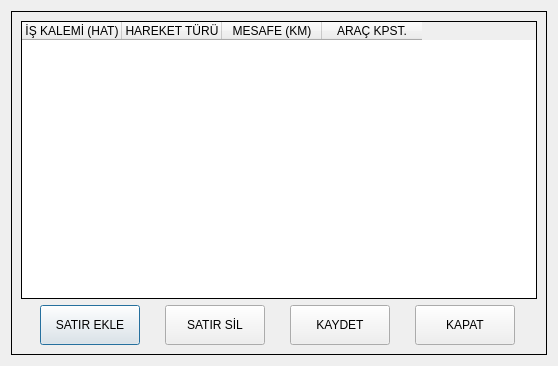
<?xml version="1.0" encoding="UTF-8"?>
<ui version="4.0">
 <class>main_dialog</class>
 <widget class="QDialog" name="main_dialog">
  <property name="geometry">
   <rect>
    <x>0</x>
    <y>0</y>
    <width>558</width>
    <height>366</height>
   </rect>
  </property>
  <property name="windowTitle">
   <string>İŞ KALEMİ EKLEME FORMU</string>
  </property>
  <layout class="QGridLayout" name="gridLayout_2">
   <item row="0" column="0">
    <widget class="QFrame" name="center_frame">
     <property name="frameShape">
      <enum>QFrame::Shape::Box</enum>
     </property>
     <property name="frameShadow">
      <enum>QFrame::Shadow::Plain</enum>
     </property>
     <layout class="QGridLayout" name="gridLayout">
      <item row="0" column="0">
       <widget class="QTableWidget" name="table_kalemler">
        <property name="frameShape">
         <enum>QFrame::Shape::Box</enum>
        </property>
        <property name="frameShadow">
         <enum>QFrame::Shadow::Plain</enum>
        </property>
        <column>
         <property name="text">
          <string>İŞ KALEMİ (HAT)</string>
         </property>
        </column>
        <column>
         <property name="text">
          <string>HAREKET TÜRÜ</string>
         </property>
        </column>
        <column>
         <property name="text">
          <string>MESAFE (KM)</string>
         </property>
        </column>
        <column>
         <property name="text">
          <string>ARAÇ KPST.</string>
         </property>
        </column>
       </widget>
      </item>
      <item row="1" column="0">
       <layout class="QHBoxLayout" name="horizontalLayout_2">
        <item>
         <widget class="QPushButton" name="btn_satir_ekle">
          <property name="sizePolicy">
           <sizepolicy hsizetype="Fixed" vsizetype="Fixed">
            <horstretch>0</horstretch>
            <verstretch>0</verstretch>
           </sizepolicy>
          </property>
          <property name="minimumSize">
           <size>
            <width>100</width>
            <height>40</height>
           </size>
          </property>
          <property name="maximumSize">
           <size>
            <width>100</width>
            <height>40</height>
           </size>
          </property>
          <property name="text">
           <string>SATIR EKLE</string>
          </property>
         </widget>
        </item>
        <item>
         <widget class="QPushButton" name="btn_satir_sil">
          <property name="sizePolicy">
           <sizepolicy hsizetype="Fixed" vsizetype="Fixed">
            <horstretch>0</horstretch>
            <verstretch>0</verstretch>
           </sizepolicy>
          </property>
          <property name="minimumSize">
           <size>
            <width>100</width>
            <height>40</height>
           </size>
          </property>
          <property name="maximumSize">
           <size>
            <width>100</width>
            <height>40</height>
           </size>
          </property>
          <property name="text">
           <string>SATIR SİL</string>
          </property>
         </widget>
        </item>
        <item>
         <widget class="QPushButton" name="pushButton">
          <property name="minimumSize">
           <size>
            <width>100</width>
            <height>40</height>
           </size>
          </property>
          <property name="maximumSize">
           <size>
            <width>100</width>
            <height>40</height>
           </size>
          </property>
          <property name="text">
           <string>KAYDET</string>
          </property>
         </widget>
        </item>
        <item>
         <widget class="QPushButton" name="btn_kapat">
          <property name="sizePolicy">
           <sizepolicy hsizetype="Fixed" vsizetype="Fixed">
            <horstretch>0</horstretch>
            <verstretch>0</verstretch>
           </sizepolicy>
          </property>
          <property name="minimumSize">
           <size>
            <width>100</width>
            <height>40</height>
           </size>
          </property>
          <property name="maximumSize">
           <size>
            <width>100</width>
            <height>40</height>
           </size>
          </property>
          <property name="text">
           <string>KAPAT</string>
          </property>
         </widget>
        </item>
       </layout>
      </item>
     </layout>
    </widget>
   </item>
  </layout>
 </widget>
 <resources/>
 <connections/>
</ui>
